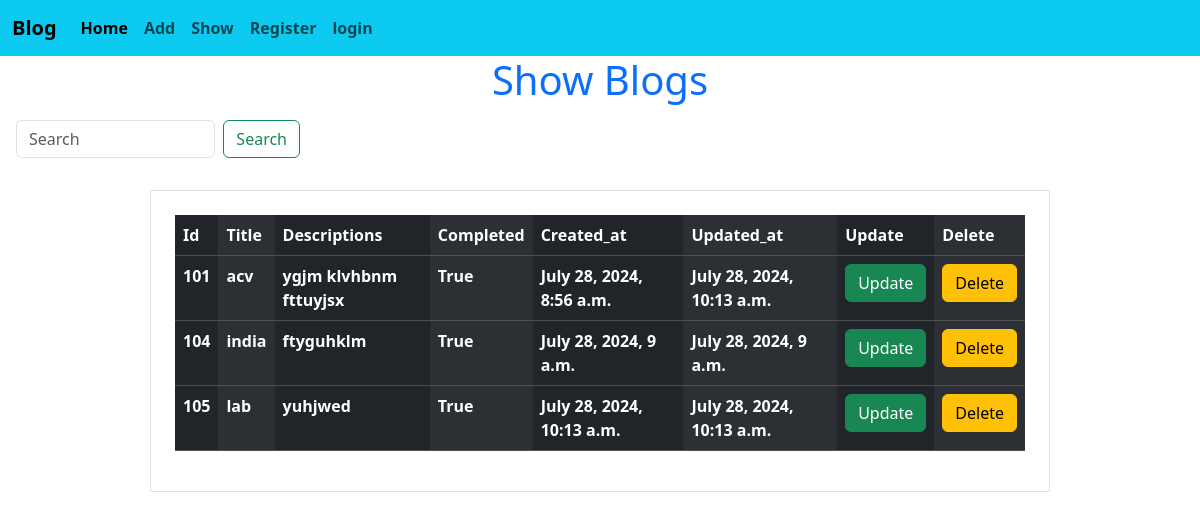
Page /show/ on the committed database.
### blog_app/models.py (models this page shows)
class Blog(models.Model):
    id = models.IntegerField(primary_key=True,auto_created=True)
    title = models.CharField(max_length=100)
    description = models.TextField()
    completed = models.BooleanField(default=False)
    created_at = models.DateTimeField(auto_now_add=True)
    updated_at = models.DateTimeField(auto_now=True)

### blog_app/views.py (the view)
# urls.py: path('show/',views.show_view),
def show_view(request):
    obj = Blog.objects.all()
    if request.method == 'GET':
        s = request.GET.get('search')
        if s:
            obj =Blog.objects.filter(title__contains=s)
    return render(request,"blog/show.html",{"obj":obj})

### templates/blog/show.html
{% extends 'layout.html' %}
{% block heading %}
<h1 style="text-align:center" class="text-primary">Show Blogs</h1>
{% endblock %}
{% block content %}
 <div class="w-25 p-2 m-2">
     <form class="d-flex" role="search" METHOD="get">
      <input class="form-control me-2" type="search" placeholder="Search" aria-label="Search" name="search">
      <button class="btn btn-outline-success" type="submit">Search</button>
    </form>
 </div>
<div class="border solid 2px fw-bold mx-auto p-4 m-4 w-75">
    <table class="table table-dark table-striped-columns ">
        <thead>
        <tr>
            <th>Id</th>
            <th>Title</th>
            <th>Descriptions</th>
            <th>Completed</th>
            <th>Created_at</th>
            <th>Updated_at</th>
            <th>Update</th>
            <th>Delete</th>
        </tr>
        </thead>
        <tbody>
        {% for i in obj %}
        <tr>
            <td>{{i.id}}</td>
            <td>{{i.title}}</td>
            <td>{{i.description}}</td>
            <td>{{i.completed}}</td>
            <td>{{i.created_at}}</td>
            <td>{{i.updated_at}}</td>
            <td><a href="/update/{{i.id}}"><button class="btn btn-success">Update</button></a></td>
            <td><a href="/delete/{{i.id}}"><button class="btn btn-warning">Delete</button></a></td>
        </tr>
        {% endfor %}
        </tbody>
    </table>
</div>
{% endblock %}

### templates/layout.html (shortened to what this page needs)
<!DOCTYPE html>
<html lang="en">
<head>
    <link href="https://cdn.jsdelivr.net/npm/bootstrap@5.3.3/dist/css/bootstrap.min.css" rel="stylesheet">
</head>
<body>
<nav class="navbar navbar-expand-lg bg-info fw-bold">
  <div class="container-fluid">
    <a class="navbar-brand" href="#">Blog</a>
    <div class="collapse navbar-collapse" id="navbarNav">
      <ul class="navbar-nav">
        <li class="nav-item">
          <a class="nav-link active" aria-current="page" href="/show">Home</a>
        </li>
        <li class="nav-item">
          <a class="nav-link" href="/add">Add </a>
        </li>
          <li class="nav-item">
          <a class="nav-link" href="/show">Show</a>
        </li>
        {% if user.is_authenticated %}
           <li class="nav-item">
          <a class="nav-link" href="/logout">Logout</a>
        </li>
          {% else %}
         <li class="nav-item">
          <a class="nav-link" href="/register">Register</a>
        </li>
         <li class="nav-item">
          <a class="nav-link" href="/login">login</a>
        </li>
          {% endif %}
      </ul>
    </div>
  </div>
</nav>
{% block heading %}
{% endblock %}
{% block content %}
{% endblock %}
</body>
</html>

### rows in the picture
Blog: id "101", title "acv", description "ygjm klvhbnm fttuyjsx", completed "True", created_at "July 28, 2024, 8:56 a.m.", updated_at "July 28, 2024, 10:13 a.m."
Blog: id "104", title "india", description "ftyguhklm", completed "True", created_at "July 28, 2024, 9 a.m.", updated_at "July 28, 2024, 9 a.m."
Blog: id "105", title "lab", description "yuhjwed", completed "True", created_at "July 28, 2024, 10:13 a.m.", updated_at "July 28, 2024, 10:13 a.m."
